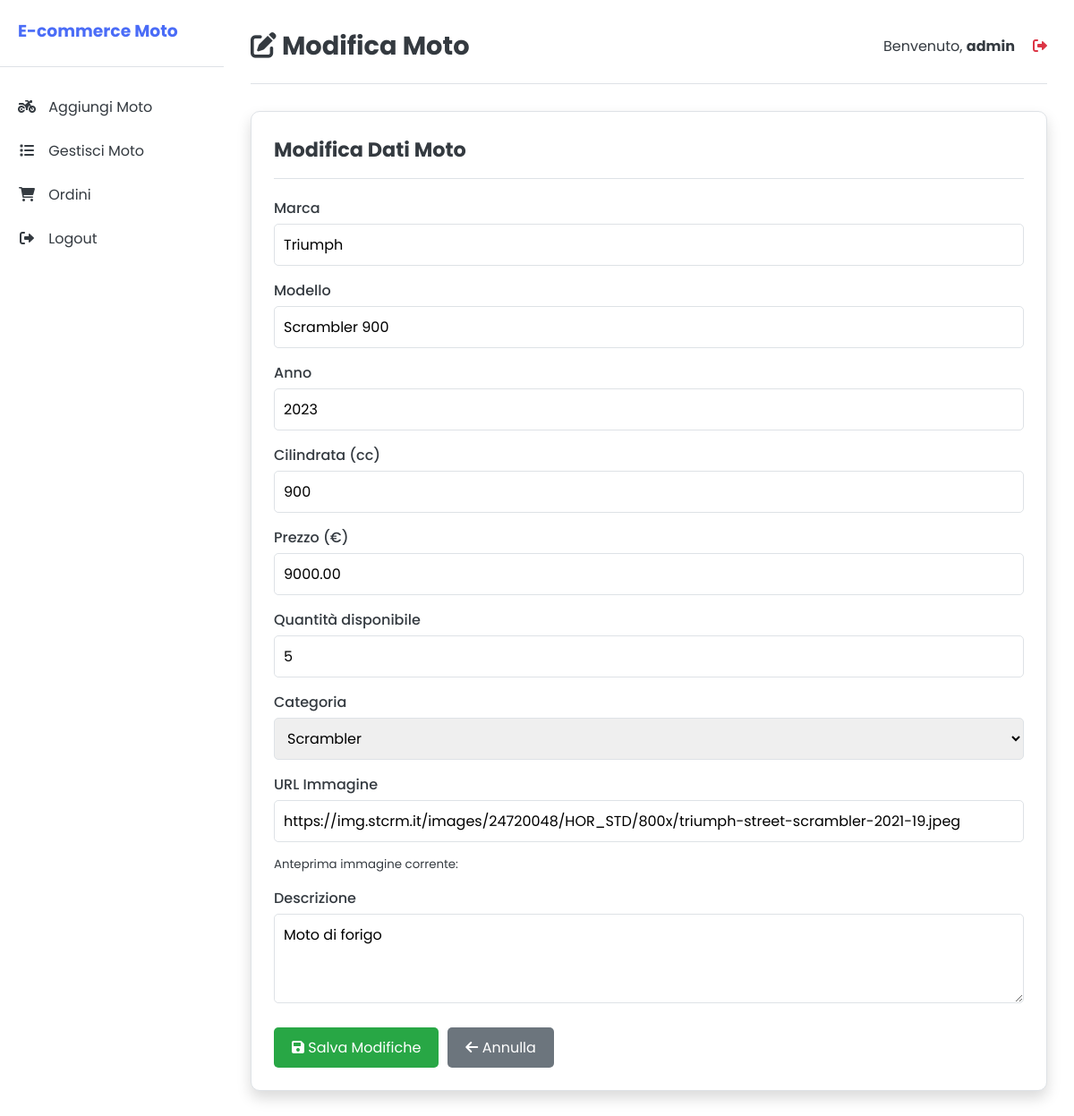
Screenshot of /e-commerce/modifica_moto.php?id=2 (signed in) with the database file from the repository.
### tables this page shows
CREATE TABLE IF NOT EXISTS `moto` (
  `id` int(11) NOT NULL AUTO_INCREMENT,
  `marca` varchar(100) NOT NULL,
  `modello` varchar(100) NOT NULL,
  `anno` int(11) NOT NULL,
  `prezzo` decimal(10,2) NOT NULL,
  `quantita` int(11) DEFAULT 0,
  `categoria_id` int(11) NOT NULL,
  `immagine` varchar(255) DEFAULT NULL,
  `descrizione` varchar(200) DEFAULT NULL,
  `cilindrata` int(11) DEFAULT NULL,
  PRIMARY KEY (`id`),
  KEY `categoria_id` (`categoria_id`)
);

CREATE TABLE IF NOT EXISTS `categoriemoto` (
  `id` int(11) NOT NULL AUTO_INCREMENT,
  `nome_categoria` varchar(100) NOT NULL,
  PRIMARY KEY (`id`),
  UNIQUE KEY `nome_categoria` (`nome_categoria`)
);

### e-commerce/modifica_moto.php (the view, shortened to what this page needs)
<?php
include("connessione.php");
if (isset($_GET['id'])) {
    $id = intval($_GET['id']);
    $sql = "SELECT * FROM moto WHERE id=$id";
    $result = $conn_ecommerce->query($sql);
    if ($result->num_rows == 1) {
        $moto = $result->fetch_assoc();
    } else {
        $error = "Moto non trovata";
        header("Location: gestione_moto.php");
        exit();
    }
} else {
    $error = "ID moto non specificato";
    header("Location: gestione_moto.php");
    exit();
}
$sql_categorie = "SELECT id, nome_categoria FROM categoriemoto";
$result_categorie = $conn_ecommerce->query($sql_categorie);
$categorie = [];
if ($result_categorie->num_rows > 0) {
    while($row = $result_categorie->fetch_assoc()) {
        $categorie[] = $row;
    }
}
?>
<!DOCTYPE html>
<html lang="it">
<head>
    <link rel="stylesheet" href="https://cdnjs.cloudflare.com/ajax/libs/font-awesome/6.0.0-beta3/css/all.min.css">
</head>
<body>
    <div class="admin-container">
        <div class="sidebar">
            <div class="sidebar-header">
                <h3>E-commerce Moto</h3>
            </div>
            <div class="sidebar-menu">
                <a href="aggiungi_moto.php" class="menu-item">
                    <i class="fas fa-motorcycle"></i> Aggiungi Moto
                </a>
                <a href="gestione_moto.php" class="menu-item">
                    <i class="fas fa-list"></i> Gestisci Moto
                </a>
                <a href="gestione_ordini.php" class="menu-item">
                    <i class="fas fa-shopping-cart"></i> Ordini
                </a>
                <a href="?logout" class="menu-item">
                    <i class="fas fa-sign-out-alt"></i> Logout
                </a>
            </div>
        </div>
        <div class="main-content">
            <div class="header">
                <h1><i class="fas fa-edit"></i> Modifica Moto</h1>
                <div class="user-info">
                    <span>Benvenuto, <strong><?php echo htmlspecialchars($_SESSION['admin_username'] ?? 'Admin'); ?></strong></span>
                    <a href="?logout" class="logout-btn"><i class="fas fa-sign-out-alt"></i></a>
                </div>
            </div>
            <div class="card">
                <div class="card-header">
                    <h2>Modifica Dati Moto</h2>
                </div>
                <div class="card-body">
                    <form action="modifica_moto.php" method="post">
                        <div class="form-group">
                            <label for="marca">Marca</label>
                            <input type="text" id="marca" name="marca" value="<?php echo htmlspecialchars($moto['marca']); ?>" required>
                        </div>
                        <div class="form-group">
                            <label for="modello">Modello</label>
                            <input type="text" id="modello" name="modello" value="<?php echo htmlspecialchars($moto['modello']); ?>" required>
                        </div>
                        <div class="form-group">
                            <label for="anno">Anno</label>
                            <input type="number" id="anno" name="anno" min="1900" max="<?php echo date('Y') + 1; ?>" value="<?php echo htmlspecialchars($moto['anno']); ?>" required>
                        </div>
                        <div class="form-group">
                            <label for="cilindrata">Cilindrata (cc)</label>
                            <input type="number" id="cilindrata" name="cilindrata" min="50" max="3000" value="<?php echo htmlspecialchars($moto['cilindrata'] ?? ''); ?>">
                        </div>
                        <div class="form-group">
                            <label for="prezzo">Prezzo (€)</label>
                            <input type="number" id="prezzo" name="prezzo" step="0.01" min="0" value="<?php echo htmlspecialchars($moto['prezzo']); ?>" required>
                        </div>
                        <div class="form-group">
                            <label for="quantita">Quantità disponibile</label>
                            <input type="number" id="quantita" name="quantita" min="0" value="<?php echo htmlspecialchars($moto['quantita']); ?>" required>
                        </div>
                        <div class="form-group">
                            <label for="categoria_id">Categoria</label>
                            <select name="categoria_id" id="categoria_id" required>
                                <?php foreach ($categorie as $categoria): ?>
                                    <option value="<?php echo $categoria['id']; ?>" <?php if($moto['categoria_id'] == $categoria['id']) echo 'selected'; ?>>
                                        <?php echo htmlspecialchars($categoria['nome_categoria']); ?>
                                    </option>
                                <?php endforeach; ?>
                            </select>
                        </div>
                        <div class="form-group">
                            <label for="immagine">URL Immagine</label>
                            <input type="url" id="immagine" name="immagine" value="<?php echo htmlspecialchars($moto['immagine'] ?? ''); ?>" placeholder="Inserisci l'URL completo dell'immagine">
                            <?php if (!empty($moto['immagine'])): ?>
                                <div class="image-preview">
                                    <small>Anteprima immagine corrente:</small>
                                </div>
                            <?php endif; ?>
                        </div>
                        <div class="form-group">
                            <label for="descrizione">Descrizione</label>
                            <textarea id="descrizione" name="descrizione"><?php echo htmlspecialchars($moto['descrizione'] ?? ''); ?></textarea>
                        </div>
                        <div class="btn-group">
                            <button type="submit" class="btn btn-success">
                                <i class="fas fa-save"></i> Salva Modifiche
                            </button>
                            <a href="gestione_moto.php" class="btn btn-secondary">
                                <i class="fas fa-arrow-left"></i> Annulla
                            </a>
                        </div>
                    </form>
                </div>
            </div>
        </div>
    </div>
</body>
</html>

### e-commerce/modifica_moto.php (style rules this page uses)
:root { --primary-color: #4a6cf7; --primary-hover: #3a5bd9; --secondary-color: #6c757d; --light-color: #f8f9fa; --dark-color: #343a40; --danger-color: #dc3545; --success-color: #28a745; --border-color: #dee2e6; --shadow: 0 0.5rem 1rem rgba(0, 0, 0, 0.15); }
* { margin: 0; padding: 0; box-sizing: border-box; font-family: 'Poppins', sans-serif; }
body { background-color: #f5f7fa; color: var(--dark-color); min-height: 100vh; }
.admin-container { display: flex; min-height: 100vh; }
.sidebar { width: 250px; background-color: white; box-shadow: var(--shadow); padding: 20px 0; }
.sidebar-header { padding: 0 20px 20px; border-bottom: 1px solid var(--border-color); }
.sidebar-header h3 { color: var(--primary-color); margin-bottom: 5px; }
.sidebar-menu { padding: 20px 0; }
.menu-item { display: block; padding: 12px 20px; color: var(--dark-color); text-decoration: none; transition: all 0.3s; }
.menu-item i { margin-right: 10px; width: 20px; text-align: center; }
.main-content { flex: 1; padding: 30px; background-color: white; }
.header { display: flex; justify-content: space-between; align-items: center; margin-bottom: 30px; padding-bottom: 20px; border-bottom: 1px solid var(--border-color); }
.header h1 { margin: 0; font-size: 1.8rem; }
.user-info { display: flex; align-items: center; }
.logout-btn { color: var(--danger-color); text-decoration: none; margin-left: 20px; }
.card { background-color: white; border-radius: 10px; box-shadow: var(--shadow); padding: 25px; margin-bottom: 30px; border: 1px solid var(--border-color); }
.card-header { display: flex; justify-content: space-between; align-items: center; margin-bottom: 20px; padding-bottom: 15px; border-bottom: 1px solid var(--border-color); }
.card-header h2 { margin: 0; font-size: 1.4rem; }
.btn { display: inline-block; padding: 10px 20px; background-color: var(--primary-color); color: white; border: none; border-radius: 5px; text-decoration: none; cursor: pointer; transition: all 0.3s; font-size: 1rem; }
.btn-secondary { background-color: var(--secondary-color); }
.btn-success { background-color: var(--success-color); }
.form-group { margin-bottom: 15px; }
.form-group label { display: block; margin-bottom: 5px; color: var(--dark-color); font-weight: 500; }
.form-group input, .form-group select, .form-group textarea { width: 100%; padding: 10px; border: 1px solid var(--border-color); border-radius: 5px; font-size: 1rem; }
.form-group textarea { min-height: 100px; resize: vertical; }
.btn-group { display: flex; gap: 10px; margin-top: 20px; }
.image-preview { margin-top: 15px; display: flex; flex-direction: column; align-items: flex-start; }

### rows the page displays
moto: marca "Triumph", modello "Scrambler 900", anno "2023", cilindrata "900", prezzo "9000.00", quantita "5", categoria_id "Scrambler", immagine "https://img.stcrm.it/images/24720048/HOR_STD/800x/triumph-street-scrambler-2021-19.jpeg", descrizione "Moto di forigo"

### other values shown
$_SESSION['admin_username'] "admin"
